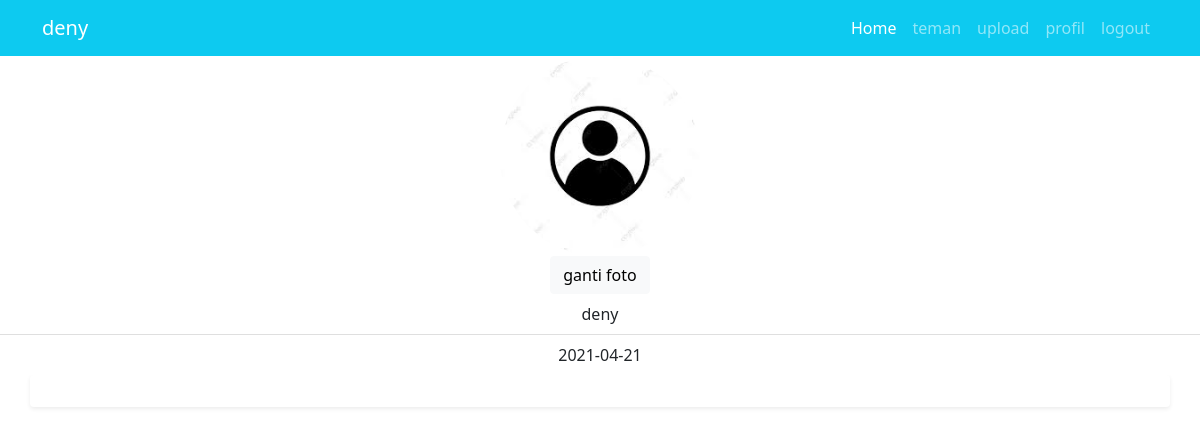
Screenshot of /profil.php (signed in) with the database file from the repository.
### tables this page shows
CREATE TABLE `users` (
  `id` int(11) NOT NULL,
  `nama` varchar(64) DEFAULT NULL,
  `tgl` varchar(15) DEFAULT NULL,
  `foto` varchar(64) DEFAULT NULL,
  `username` varchar(64) DEFAULT NULL,
  `pwd` varchar(64) DEFAULT NULL
);

### profil.php (the view, shortened to what this page needs)
<?php
    $dbc = new PDO ('mysql:host=localhost;dbname=instaapp','root','');
    $query = $dbc->prepare("SELECT * FROM users WHERE :id = users.id");
			$query->bindValue(':id', $_SESSION['id']);
			$query->execute();
 ?>
<!doctype html>
<html lang="en">
  <head>
    <link href="https://cdn.jsdelivr.net/npm/bootstrap@5.0.0-beta3/dist/css/bootstrap.min.css" rel="stylesheet">
  </head>
  <body>
    <?php foreach ($query as $row ) { ?>
     <nav class="navbar navbar-expand-lg navbar-dark bg-info">
      <div class="container">
        <a class="navbar-brand" href="#"><?= $row["nama"]; ?></a>
        <div class="collapse navbar-collapse" id="navbarNav">
          <ul class="navbar-nav ms-auto">
            <li class="nav-item">
              <a class="nav-link active" aria-current="page" href="index.php">Home</a>
            </li>
            <li class="nav-item">
              <a class="nav-link" href="teman.php">teman</a>
            </li>
            <li class="nav-item">
              <a class="nav-link" href="upload.php">upload</a>
            </li>
            <li class="nav-item">
              <a class="nav-link" href="profil.php">profil</a>
            </li>
            <li class="nav-item">
              <a class="nav-link" href="logout.php">logout</a>
            </li>
          </ul>
        </div>
      </div>
    </nav>
    <section class="jumbotron text-center">
        <img src="gambar/<?= $row['foto']; ?>" alt="imam" width="200" class="rounded-circle" /> <br>
        <a href="updatefoto.php" class="btn btn-light">ganti foto</a>
        <ul class="list-group list-group-flush">
            <li class="list-group-item"><?= $row['nama']; ?></li>
            <li class="list-group-item"><?= $row['tgl']; ?></li>
        </ul>
    </section>
    <?php } ?>
    <section>
        <div class="container shadow-sm p-3 mb-5 bg-body rounded">
            </div>
    </section>
  </body>
</html>

### rows the page displays
users: nama "deny", foto (placeholder picture), tgl "2021-04-21"
